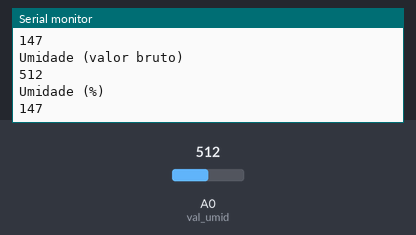
The sketch below on a simulated Arduino Uno, built with avr-gcc and run on an emulated ATmega328P. On the bench: the last lines printed to the serial monitor. The test bench sets the inputs (shaded band); at power-on: A0 (val_umid) = 512.

Above: at 6.8 s.
6.9 s: A0 (val_umid) set to 716
At 12.4 s:
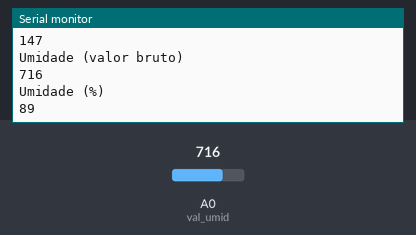
13.6 s: A0 (val_umid) set to 900
At 19.4 s:
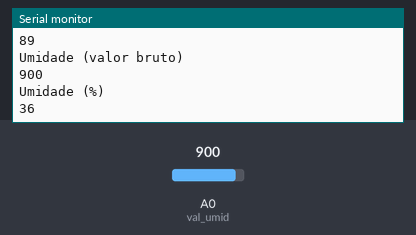
Timing chart, 0 to 20.9 s (numbered marks = the images above; inputs shaded):
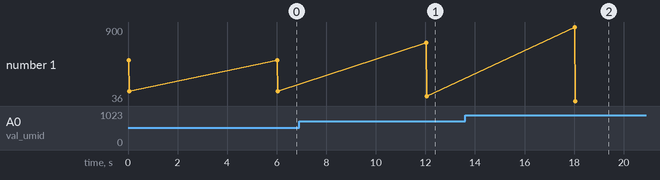

The sketch:

umidade_diy.ino
```cpp
int val_umid = 0; // sensor de umidade

void setup() {
Serial.begin(9600);
}

void loop() {
int umidade_volt = analogRead(val_umid);
int umidade = umidade_volt;
umidade = constrain(umidade_volt,400,1023);
umidade = map(umidade,677,1023,100,0);

Serial.println("Umidade (valor bruto)");
Serial.println(umidade_volt);
Serial.println("Umidade (%)");
Serial.println(umidade);
delay(6000);
}
```

Measured:
- after the input at 6.9 s, the serial monitor: prints a new line after 5.1 s (image 1)
- after the input at 13.6 s, the serial monitor: prints a new line after 4.4 s (image 2)
- plotted number 1: 147 → 89 after the input at 6.9 s, 89 → 36 after the input at 13.6 s
